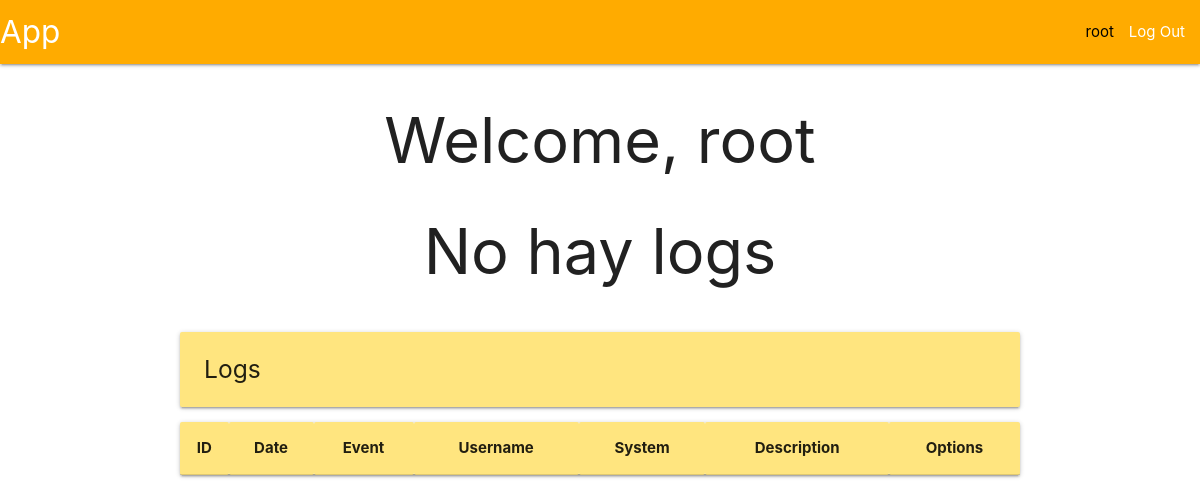
The app's page /logger (signed in), older data.
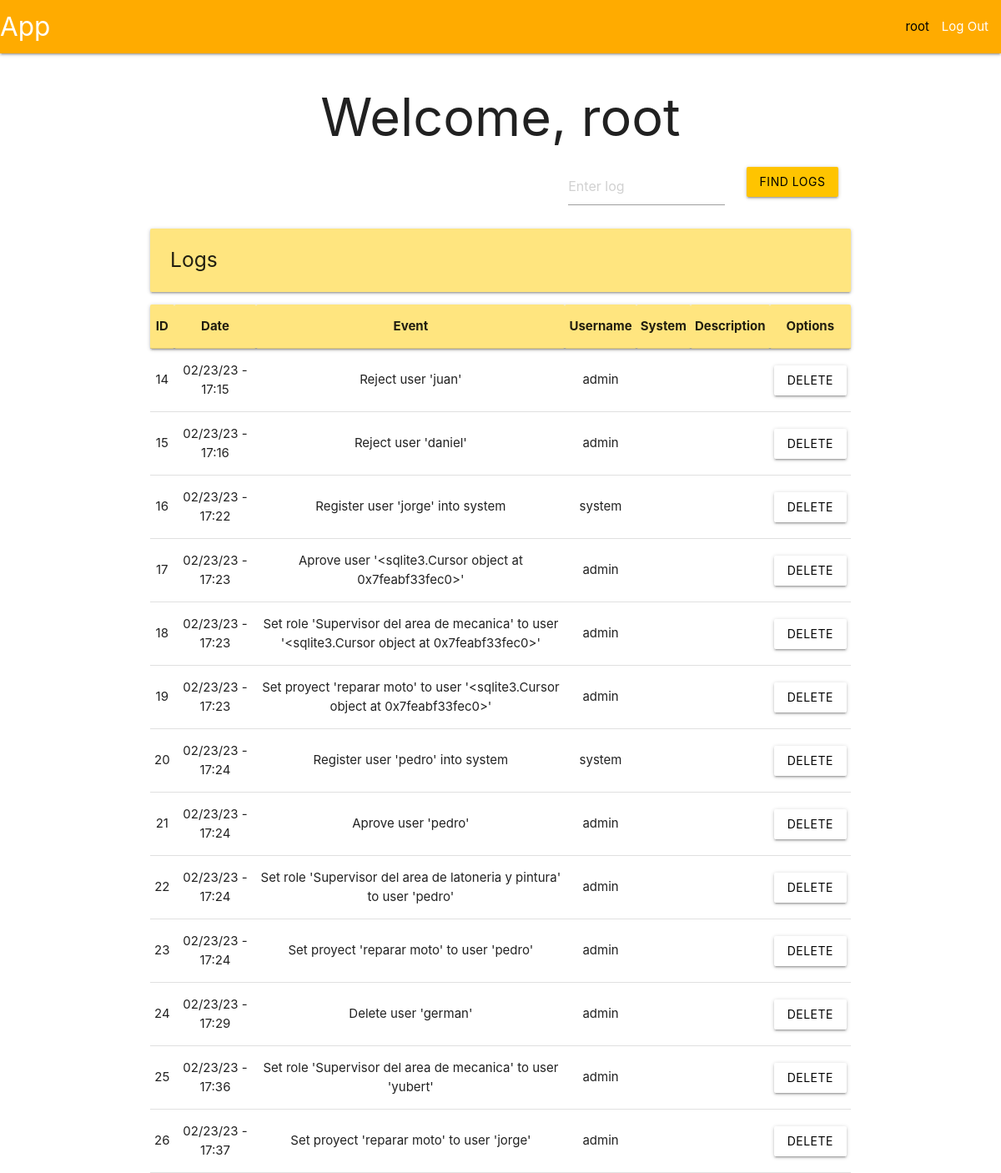
The same page, newer data.
### tables this page shows
CREATE TABLE logger (
    id INTEGER PRIMARY KEY AUTOINCREMENT,
    event TEXT NOT NULL,
    date TEXT NOT NULL,
    user TEXT NOT NULL
);

### app/logger.py (the view)
@bp.route('/logger', methods=('POST', 'GET'))
@login_required
def logger_index():
    db = get_db()
    logs = db.execute(
        'SELECT * FROM logger'
    ).fetchall()
    return render_template('index/logger/loggerIndex.html', areLogs = logs != [], logs = utilities.dataForLoggerTable(logs))

### app/auth.py (called while the page is built)
@bp.before_app_request
def load_logged_in_user():
    user_id = session.get('user_id')
    if user_id is None:
        g.user = None
    else:
        g.user = get_db().execute(
            "SELECT * FROM user WHERE id = ?",
            (user_id,)
        ).fetchone()

def login_required(view):
    @functools.wraps(view)
    def wrapped_view(**kwargs):
        if g.user is None:
            return redirect(url_for('auth.login'))
        return view(**kwargs)
    return wrapped_view

### app/db.py (called while the page is built)
def get_db():
    if 'db' not in g:
        g.db = sqlite3.connect(
            current_app.config['DATABASE'],
            detect_types = sqlite3.PARSE_DECLTYPES
        )
        g.db.row_factory = sqlite3.Row
    return g.db

### app/utilities.py (called while the page is built)
def dataForLoggerTable(logs):
    data = []
    for log in logs:
        data.append(
            {
                'id': log['id'],
                'date': log['date'],
                'event': log['event'],
                'user': log['user']
            }
        )
    return data

### app/templates/index/logger/loggerIndex.html
{% extends 'base.html' %}
{% block header %}
  <h1> {% block title %}Welcome, {{ g.user['username'] }} {% endblock %}</h1>
{% endblock %}
{% block content %}
<div class="row">
  {% if not areLogs %}
  <h1> No hay logs </h1>
    {% else %}
  <form method="POST">
    <div class="col s3 offset-s7">
      <input placeholder="Enter log" name="find-log" id="log">
    </div>
    <div class="col s2">
      <input class="btn waves-effect waves-ligth amber accent-3 black-text" type="submit" value="Find logs">
    </div>
  </form>
    {% endif %}
</div>
<div class="left-align">
  <h5 class="card-panel amber accent-1">Logs</h5>
</div>
<table class="centered">
  <thead class="card-panel amber accent-1">
    <tr>
      <th>ID</th>
      <th>Date</th>
      <th>Event</th>
      <th>Username</th>
      <th>System</th>
      <th>Description</th>
      <th>Options</th>
    </tr>
  </thead>
  <tbody>
    {% for log in logs %}
      <tr>
        <td>{{ log['id'] }}</td>
        <td>{{ log['date']}}</td>
        <td>{{ log['event'] }}</td>
        <td>{{ log['user'] }}</td>
        <td>{{ log['system'] }}</td>
        <td>{{ log['log_text'] }}</td>
        <td>
          <form method="POST">
              <button class="btn waves-effect waves-ligth white black-text" type="submit" name="delete-log" value="{{ log['id'] }}">Delete</button>
          </form>
        </td>
       </tr>
     {% endfor %}
  </tbody>
</table>
{% endblock %}

Row changes from the older to the newer data that the page shows:
added logger: id "14", date "02/23/23 - 17:15", event "Reject user 'juan'", user "admin"
added logger: id "15", date "02/23/23 - 17:16", event "Reject user 'daniel'", user "admin"
added logger: id "16", date "02/23/23 - 17:22", event "Register user 'jorge' into system", user "system"
added logger: id "17", date "02/23/23 - 17:23", event "Aprove user '<sqlite3.Cursor object at 0x7feabf33fec0>'", user "admin"
added logger: id "18", date "02/23/23 - 17:23", event "Set role 'Supervisor del area de mecanica' to user '<sqlite3.Cursor object at 0x7feabf33fec0>'", user "admin"
added logger: id "19", date "02/23/23 - 17:23", event "Set proyect 'reparar moto' to user '<sqlite3.Cursor object at 0x7feabf33fec0>'", user "admin"
added logger: id "20", date "02/23/23 - 17:24", event "Register user 'pedro' into system", user "system"
added logger: id "21", date "02/23/23 - 17:24", event "Aprove user 'pedro'", user "admin"
added logger: id "22", date "02/23/23 - 17:24", event "Set role 'Supervisor del area de latoneria y pintura' to user 'pedro'", user "admin"
added logger: id "23", date "02/23/23 - 17:24", event "Set proyect 'reparar moto' to user 'pedro'", user "admin"
added logger: id "24", date "02/23/23 - 17:29", event "Delete user 'german'", user "admin"
added logger: id "25", date "02/23/23 - 17:36", event "Set role 'Supervisor del area de mecanica' to user 'yubert'", user "admin"
added logger: id "26", date "02/23/23 - 17:37", event "Set proyect 'reparar moto' to user 'jorge'", user "admin"
Text that changed along with them:
form field value: (not shown) → "Find logs"
text no longer shown: "No hay logs"
